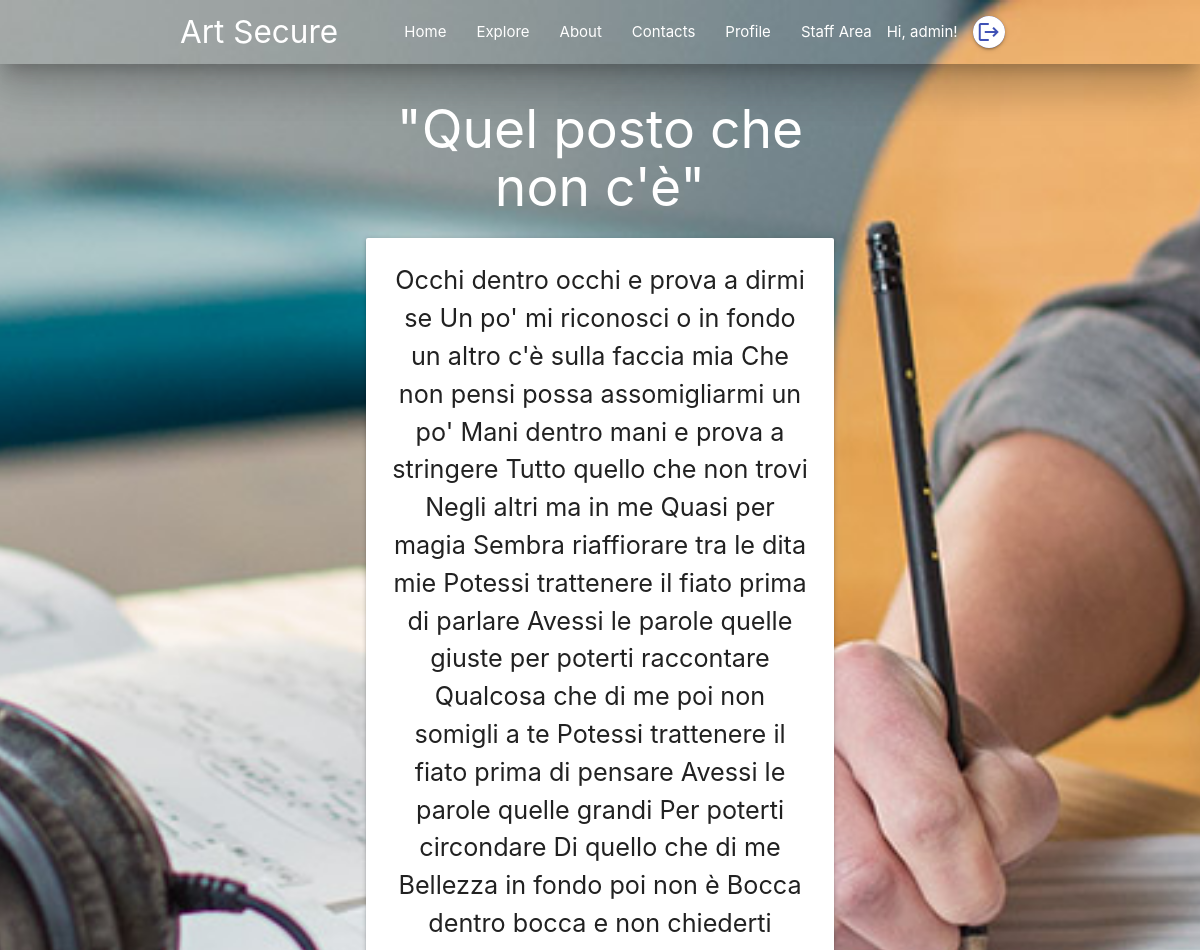
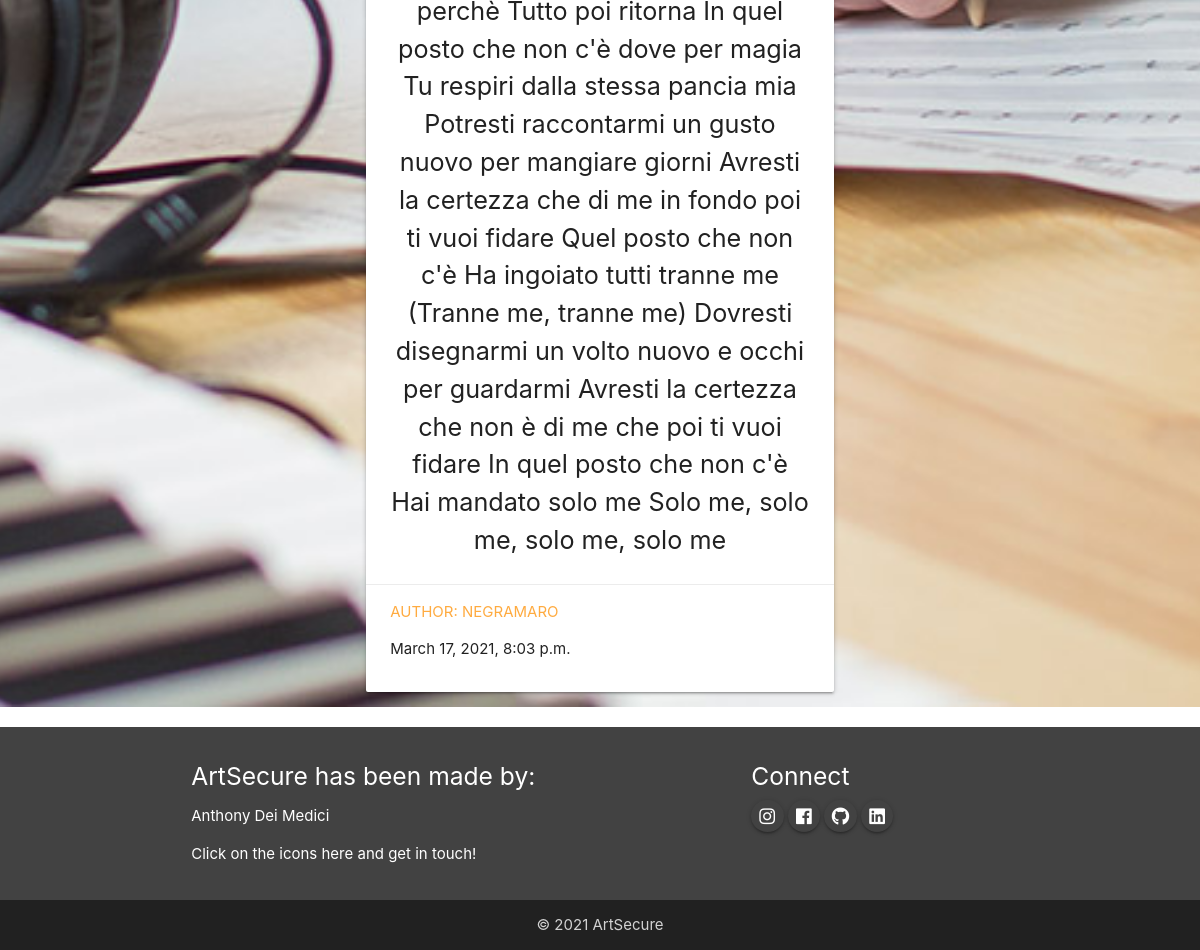
Page /posts/2/ (signed in) on the committed database (2 pictures, top to bottom).
### api/models.py (models this page shows, shortened)
class Post(models.Model):
	user = models.ForeignKey(User, on_delete=models.CASCADE)
	datetime = models.DateTimeField('Date published', default=timezone.now)
	title = models.CharField(max_length=120, default=None)
	composition = models.TextField()
	address = models.CharField(max_length=66, default=None, null=True)
	hash = models.CharField(max_length=32, default=None, null=True)
	txId = models.CharField(max_length=66, default=None, null=True)

### api/views.py (the view)
# urls.py: path('posts/<int:id>/', detail_post_view, name='posts-detail-view'),
@login_required()
def detail_post_view(request, id):
	post = get_object_or_404(Post, id=id)
	context = {'post': post}
	return render(request, 'api/api_detail_post.html', context)

### api/templates/api/api_detail_post.html
{% extends 'base.html' %}
{% block content %}
<header style="background: url(../../../static/images/background-artsecure.jpg); min-height: 700px; background-size: cover; background-position: center;">
  {% include 'navbar.html' %}
    <div class="container">
        <div class="row">
            <div class="container">
              <div class="col s12 m10 l10 push-l1 push-m1">
                <h2 class="header white-text center">"{{ post.title }}"</h2>
                <div class="card white">
                  <div class="card-stacked">
                    <div class="card-content">
                      <p class="flow-text center">{{ post.composition }}</p>
                    </div>
                    <div class="card-action">
                      {% if user.is_staff %}
                        <a href="{% url 'user-list-view' %}{{ post.user.id }}">
                      {% endif %}
                      Author: {{ post.user }}</a>
                      <p>{{ post.datetime }}</p>
                    </div>
                  </div>
                </div>
              </div>
            </div>
        </div>
    </div>
</header>
{% endblock %}

### templates/navbar.html (shortened to what this page needs)
<nav class="nav-wraper transparent z-depth-5">
  <div class="container">
    <a href="/" class="brand-logo">Art Secure</a>
    <ul class="right hide-on-med-and-down hide-on-large">
      <li><a href="/">Home</a></li>
      <li><a href="/posts">Explore</a></li>
      <li><a href="/#about">About</a></li>
      <li><a href="/#contact">Contacts</a></li>
      {% if user.is_authenticated %}
        <li><a href="/user/{{ user.id }}">Profile</a></li>
        {% if user.is_staff %}
          <li><a href="/user">Staff Area</a></li>
        {% endif %}
        <li>Hi, {{ request.user }}!</li>
        <li><a href="/logout" class="tooltipped btn-floating btn-small indigo darken-3" data-tooltip="Logout">
            <i class="material-icons white indigo-text">logout</i>
        </a></li>
      {% else %}
        <li><a href="/register">Sign up</a></li>
        <li><a href="/login">Login</a></li>
      {% endif %}
    </ul>
  </div>
</nav>

### templates/base.html (style rules this page uses)
header { background: url(../static/images/background-artsecure.jpg); background-size: cover; background-position: center; min-height: 600px; }

### rows in the picture
Post: title "Quel posto che non c'è", composition "Occhi dentro occhi e prova a dirmi se Un po' mi riconosci o in fondo un altro c'è sulla faccia mia Che non pensi possa assomigliarmi un po' Mani dentro mani e prova a stringere Tutto quello che non trovi Negli altri ma in me Quasi per magia Sembra riaffiorare tra le dita mie Potessi trattenere il fiato prima di parlare Avessi le parole quelle giuste per poterti raccontare Qualcosa che di me poi non somigli a te Potessi trattenere il fiato prima di pensare Avessi le parole quelle grandi Per poterti circondare Di quello che di me Bellezza in fondo poi non è Bocca dentro bocca e non chiederti perchè Tutto poi ritorna In quel posto che non c'è dove per magia Tu respiri dalla stessa pancia mia…", user "NEGRAMARO", datetime "March 17, 2021, 8:03 p.m."

### other values in the picture
{{ request.user }} "admin"
